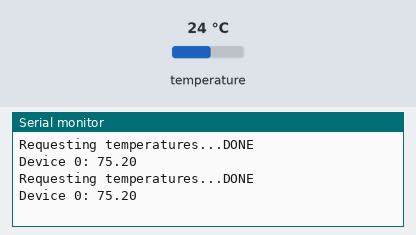
The sketch below on a simulated Arduino Uno, built with avr-gcc and run on an emulated ATmega328P. Shown: the last lines printed to the serial monitor. The test bench sets the inputs (shaded band); at power-on: temperature 24 °C.

Above: at 2.2 s.
2.3 s: temperature set to 12 °C
At 2.57 s:
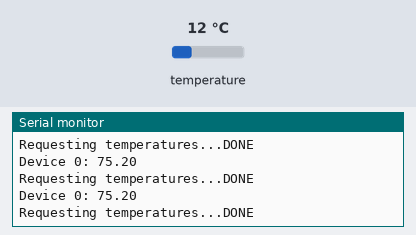
4.0 s: temperature set to 19 °C
At 5.8 s:
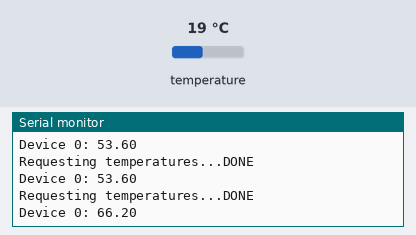
Timing chart, 0 to 7.3 s (numbered marks = the images above; inputs shaded):
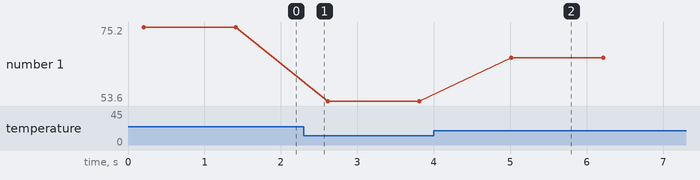

The sketch:

ESP8266_temperature_test.ino
```cpp
#include <OneWire.h>
#include <DallasTemperature.h>

// Variables for controlling temperature sensors
OneWire  g_oneWire(4);
DallasTemperature g_sensors(&g_oneWire);
static int g_nSensors = 0;

// Parameters controlling behavior
static const int g_resolution = 10;

void setup() {
  // put your setup code here, to run once:
  Serial.begin(115200);

  g_sensors.begin();
  g_nSensors = g_sensors.getDeviceCount();
  g_sensors.setResolution(g_resolution);

}

void loop() {
  Serial.print("Requesting temperatures...");
  g_sensors.requestTemperatures(); // Send the command to get temperatures
  Serial.print("DONE\n");

  for (int i = 0; i < g_nSensors; ++i) {
    Serial.print("Device ");
    Serial.print(i);
    Serial.print(": ");
    Serial.print(g_sensors.getTempFByIndex(i));
    Serial.print("\n");
  }
  delay(1000);
}
```

Measured:
- after the input at 4.0 s, the serial monitor: prints a new line after 1.0 s (image 2)
- plotted number 1: 75.2 → 53.6 after the input at 2.3 s, 53.6 → 66.2 after the input at 4.0 s
